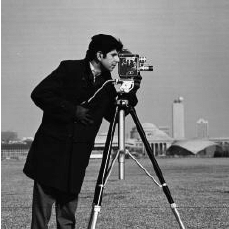
#> input picture cameraman.tif, 229 x 229 px, found by its file name
$ python ASSG_PARTII_B150413CS_Sumanathilaka.py
#> lines starting #> are read from the running program, lines starting #| are printed output that depends on the picture; after the words box and inside, x2 and y2 are one past the last pixel; in counts of white or black regions, pixels touching at a corner belong together; long printed decimals are rounded
# -*- coding: utf-8 -*-
"""
Created on Fri Mar 15 14:21:13 2019

@author: desha-
"""

import cv2
import matplotlib.pyplot as plt
import numpy as np


if __name__ == "__main__":

    #Reading the grayscale image
    Img = cv2.imread('C:/Users/desha/Desktop/cameraman.tif', cv2.IMREAD_GRAYSCALE)
#> Img is the input picture: shape (229, 229); min 0, max 255, mean 118.7

    #size of the image in pixels
    img_height, img_width = np.shape(Img)
#> img_height = 229; img_width = 229
    print("Image Size =", img_height, " X ", img_width)
#| Image Size = 229  X  229

    #plot original image
    plt.imshow(Img, cmap=plt.get_cmap('gray'))
    plt.title("Original Image ")
    plt.show()
    array_L=[0]*256
    file = open("img.txt", "w")

    for px in range(0, img_height):
        for py in range(0, img_width):
            array_val=array_L[Img[px][py]]+1
            array_L[Img[px][py]]=array_val
            file.write (str(Img[px][py]) + " ")
        file.write("\n")
#> after the loop, array_L = 256 values, max 2322 at index 14, min 0 at index 1, mean 204.8

##Normalization##
no_of_pixels=img_height*img_width
#> no_of_pixels = 52441
for x in range (0, 256):
    array_L[x]= array_L[x]/no_of_pixels
#> after the loop, array_L = 256 values, max 0.0443 at index 14, min 0 at index 1, mean 0.00391

##cumulative Sum##
array_cumulative_sum=[0]*256
sum=array_L[0]
#> sum = 0.00284
for x in range (0, 255):
    array_cumulative_sum[x]=sum
    sum=sum+array_L[x+1]
#> this loop made 255 passes
#> sum on passes 1 to 3: 0.00284, 0.00507, 0.00507
#> after the loop, array_cumulative_sum = 256 values, max 0.995 at index 253, min 0 at index 255, mean 0.533; sum = 1
array_cumulative_sum[255]=sum


##cumulative Mean##
cumulative_means=[0]*256
sum=0
for x in range (0, 255):
    cumulative_means[x]=sum
    sum=sum+((x+1)*array_L[x+1])
#> this loop made 255 passes
#> sum on passes 1 to 3: 0, 0.00446, 0.00446
#> after the loop, cumulative_means = 256 values, max 117.5 at index 253, min 0 at index 0, mean 47.72; sum = 118.7
cumulative_means[255]=sum

##global Intensioty Mean##
global_intensity_mean=0
for x in range (0, 256):
    global_intensity_mean=global_intensity_mean+(x*array_L[x])
#> this loop made 256 passes
#> after the loop, global_intensity_mean = 118.7


##class variance##
threshold=0
k2=0
class_var_array= [None]*256
for x in range(0,255):
   class_variance=global_intensity_mean*array_cumulative_sum[x]
   class_variance_1=class_variance - cumulative_means[x]
   class_variance1=class_variance_1*class_variance_1
   class_variance2=1- array_cumulative_sum[x]
   class_variance3= array_cumulative_sum[x] * class_variance2
   class_variance4=class_variance1/class_variance3
   class_var_array[x]=class_variance4
   if threshold<class_variance4:
      threshold=class_variance4
#> this loop made 255 passes
#> (class_variance, class_variance_1, class_variance1, class_variance2, class_variance3, class_variance4, threshold) on passes 1, 3, 5, 7, 9, 11, 13, 15, 17, 19, 21, 23: (0.337, 0.337, 0.114, 0.997, 0.00283, 40.12, 40.12), (0.602, 0.597, 0.357, 0.995, 0.00505, 70.73, 70.73), (1.05, 1.03, 1.05, 0.991, 0.00873, 120.6, 120.6), (2.19, 2.12, 4.48, 0.982, 0.0182, 247, 247), (4.67, 4.42, 19.57, 0.961, 0.0378, 517.9, 517.9), (8.46, 7.89, 62.3, 0.929, 0.0662, 941.3, 941.3), (13.57, 12.49, 155.9, 0.886, 0.101, 1539.7, 1539.7), (18.82, 17.12, 293.1, 0.841, 0.133, 2196.4, 2196.4), (20.76, 18.8, 353.4, 0.825, 0.144, 2448.5, 2448.5), (21.7, 19.59, 383.9, 0.817, 0.149, 2569.4, 2569.4), (22.35, 20.13, 405.4, 0.812, 0.153, 2652.1, 2652.1), (22.85, 20.54, 422, 0.807, 0.155, 2714.2, 2714.2)
#> (class_variance, class_variance_1, class_variance1, class_variance2, class_variance3, class_variance4) on passes 2, 4, 6, 8, 10, 12: (0.337, 0.337, 0.114, 0.997, 0.00283, 40.12), (0.602, 0.597, 0.357, 0.995, 0.00505, 70.73), (1.05, 1.03, 1.05, 0.991, 0.00873, 120.6), (2.19, 2.12, 4.48, 0.982, 0.0182, 247), (4.67, 4.42, 19.57, 0.961, 0.0378, 517.9), (8.46, 7.89, 62.3, 0.929, 0.0662, 941.3)
#> after the loop, class_var_array = 256 items, first 6: 40.12, 40.12, 70.73, 70.73, 120.6, 120.6; threshold = 3323.4

sum_index=0
count_index=0

for x in range(0,255):
    if threshold==class_var_array[x]:
        sum_index=sum_index+x
        count_index=count_index+1
#> after the loop, count_index = 2; sum_index = 177

final_index=sum_index/count_index
#> final_index = 88.5
final_index=round(final_index)
#> final_index = 88


##obtaining Seperability measure
SigmaG =0

for x in range (0,255):
      SigmaG1 = (x-global_intensity_mean)**2
      SigmaG=SigmaG + (SigmaG1*array_cumulative_sum[x])
#> this loop made 255 passes
#> (SigmaG1, SigmaG) on passes 1 to 3: (14081.9, 40.01), (13845.6, 79.35), (13611.2, 148.4)


separability_measure=class_var_array[final_index] / SigmaG


print("Seperability Measure :",separability_measure )
#| Seperability Measure : 0.003709

for i in np.arange(img_height):
          for j in np.arange(img_width):
            a = Img.item(i,j)
            if a > final_index:           #Final Threshold
               b=255                    #initializing value G
               Img.itemset((i,j) ,b)      # G(i,j) = 255 , if Img(i,j) > T
            else:
               b=0                     #  G(i,j)= 0  , if Img(i,j)  <=T
               Img.itemset((i,j) ,b)
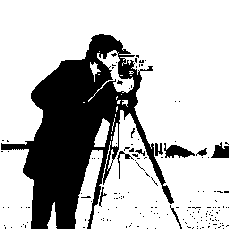
#> Img: shape (229, 229); 73.3% white; 161 black regions (152 under 20 px), largest, box (x1, y1, x2, y2) and area: (1, 34, 174, 229) 12865, (164, 143, 195, 158) 251, (211, 142, 229, 158) 186
     # final image plot
plt.imshow(Img, cmap=plt.get_cmap('gray'))
plt.title("Resulting Image 1")
plt.show()


################################################part2#########################


##Seperability measure#
Img = cv2.imread('C:/Users/desha/Desktop/cameraman.tif', cv2.IMREAD_GRAYSCALE)

##adding Guassian noise

mean = 0
var = 0.1
sigma = var ** 0.5
gaussian = np.random.normal(mean, sigma, (229, 229)) #  np.zeros((224, 224), np.float32)

noisy_image = np.zeros(Img.shape, np.float32)

if len(Img.shape) == 2:
    noisy_image = Img + gaussian
else:
    noisy_image[:, :, 0] = Img[:, :, 0] + gaussian
    noisy_image[:, :, 1] = Img[:, :, 1] + gaussian
    noisy_image[:, :, 2] = Img[:, :, 2] + gaussian

cv2.normalize(noisy_image, noisy_image, 0, 255, cv2.NORM_MINMAX, dtype=-1)
Img = noisy_image.astype(np.uint8)

plt.imshow(Img, cmap=plt.get_cmap('gray'))
plt.title("Noisy Image ")
plt.show()

img_height, img_width = np.shape(Img)
array_L=[0]*256
file = open("img1.txt", "w")

for px in range(0, img_height):
      for py in range(0, img_width):
            array_val=array_L[Img[px][py]]+1
            array_L[Img[px][py]]=array_val
            file.write (str(Img[px][py]) + " ")
      file.write("\n")


##Normalization##
no_of_pixels=img_height*img_width
for x in range (0, 256):
    array_L[x]= array_L[x]/no_of_pixels

##cumulative Sum##
array_cumulative_sum=[0]*256
sum=array_L[0]
for x in range (0, 255):
    array_cumulative_sum[x]=sum
    sum=sum+array_L[x+1]
array_cumulative_sum[255]=sum


##cumulative Mean##
cumulative_means=[0]*256
sum=0
for x in range (0, 255):
    cumulative_means[x]=sum
    sum=sum+((x+1)*array_L[x+1])
cumulative_means[255]=sum

##global Intensioty Mean##
global_intensity_mean=0
for x in range (0, 256):
    global_intensity_mean=global_intensity_mean+(x*array_L[x])


##class variance##
threshold=0
k2=0
class_var_array= [None]*256
for x in range(0,255):
   class_variance=global_intensity_mean*array_cumulative_sum[x]
   class_variance_1=class_variance - cumulative_means[x]
   class_variance1=class_variance_1*class_variance_1
   class_variance2=1- array_cumulative_sum[x]
   class_variance3= array_cumulative_sum[x] * class_variance2
   class_variance4=class_variance1/class_variance3
   class_var_array[x]=class_variance4
   if threshold<class_variance4:
      threshold=class_variance4

sum_index=0
count_index=0

for x in range(0,255):
    if threshold==class_var_array[x]:
        sum_index=sum_index+x
        count_index=count_index+1

final_index=sum_index/count_index
final_index=round(final_index)


##obtaining Seperability measure
SigmaG =0

for x in range (0,255):
      SigmaG1 = (x-global_intensity_mean)**2
      SigmaG=SigmaG + (SigmaG1*array_cumulative_sum[x])


separability_measure=class_var_array[final_index] / SigmaG


print("Seperability Measure :",separability_measure )
#| Seperability Measure : 0.003641


for i in np.arange(img_height):
          for j in np.arange(img_width):
            a = Img.item(i,j)
            if a > final_index:           #Final Threshold
               b=255                    #initializing value G
               Img.itemset((i,j) ,b)      # G(i,j) = 255 , if Img(i,j) > T
            else:
               b=0                     #  G(i,j)= 0  , if Img(i,j)  <=T
               Img.itemset((i,j) ,b)
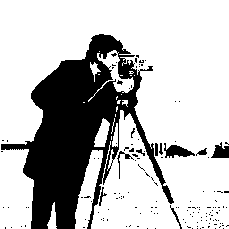
#> Img: shape (229, 229); 73.5% white; 148 black regions (138 under 20 px), largest, box (x1, y1, x2, y2) and area: (1, 34, 174, 229) 12834, (164, 143, 195, 158) 245, (211, 142, 229, 158) 185
     # final image plot
plt.imshow(Img, cmap=plt.get_cmap('gray'))
plt.title("After adding Guassian Image -  Result")
plt.show()
